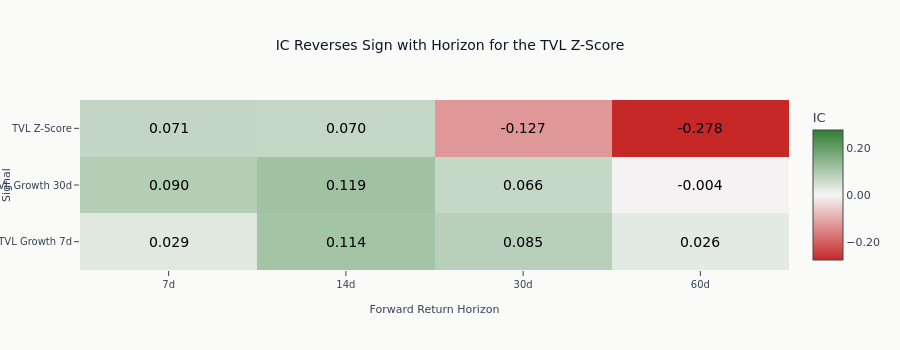

The notebook cell this image was saved under:
### Code cell
# Clean labels
signal_labels = ["TVL Growth 7d", "TVL Growth 30d", "TVL Z-Score"]
horizon_labels = ["7d", "14d", "30d", "60d"]

# Create heatmap with custom colorscale
fig = go.Figure(
    data=go.Heatmap(
        z=ic_matrix,
        x=horizon_labels,
        y=signal_labels,
        colorscale=[
            [0.0, "#C62828"],  # negative IC (red)
            [0.5, "#F5F5F5"],  # zero IC (neutral)
            [1.0, "#2E7D32"],  # positive IC (green)
        ],
        zmid=0,  # Center colorscale at 0
        text=[[f"{v:.3f}" for v in row] for row in ic_matrix],
        texttemplate="%{text}",
        textfont={"size": 14, "color": "black"},
        colorbar=dict(title="IC", tickformat=".2f"),
    )
)

fig.update_layout(
    title="IC Reverses Sign with Horizon for the TVL Z-Score",
    xaxis_title="Forward Return Horizon",
    yaxis_title="Signal",
    height=350,
)
fig.show()

### Figure 1 — Plotly figure (JSON) as saved in the notebook; plotly's stock layout.template omitted (floating-point values rounded to 4 significant figures)
{"data": [{"colorbar": {"tickformat": ".2f", "title": {"text": "IC"}}, "colorscale": [[0.0, "#C62828"], [0.5, "#F5F5F5"], [1.0, "#2E7D32"]], "text": [["0.029", "0.114", "0.085", "0.026"], ["0.090", "0.119", "0.066", "-0.004"], ["0.071", "0.070", "-0.127", "-0.278"]], "textfont": {"color": "black", "size": 14}, "texttemplate": "%{text}", "type": "heatmap", "x": ["7d", "14d", "30d", "60d"], "y": ["TVL Growth 7d", "TVL Growth 30d", "TVL Z-Score"], "z": [[0.02926, 0.114, 0.08491, 0.02595], [0.09013, 0.1188, 0.06648, -0.003566], [0.07067, 0.07031, -0.1275, -0.2776]], "zmid": 0}], "layout": {"height": 350, "title": {"text": "IC Reverses Sign with Horizon for the TVL Z-Score"}, "xaxis": {"title": {"text": "Forward Return Horizon"}}, "yaxis": {"title": {"text": "Signal"}}}}
